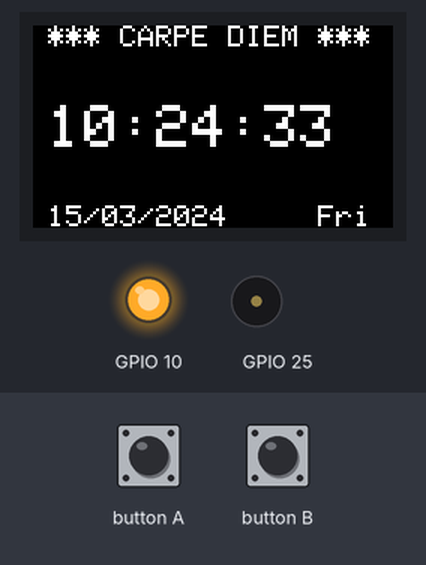
A sketch run on a simulated ESP32-S3. Parts: 240×135 colour display, output pins drawn as LEDs (lit = HIGH), buzzer (waves = sounding). Inputs (shaded band) come from the test bench. WiFi joins after 1.5 s; servers stay silent unless stated; the local clock reads 2024-03-15 10:24:30 at power-on unless the sketch sets it; what the sketch prints to the serial monitor is not drawn.

Above: at 3.9 s.
4.0 s: button A pressed for 1.05 s
At 6.4 s:
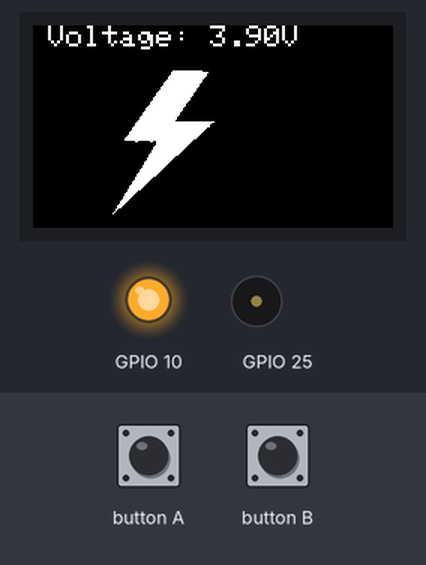
At 8.2 s:
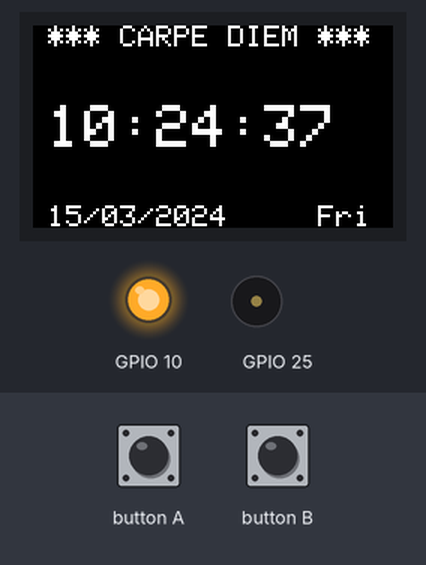
8.8 s: button B pressed for 1.05 s
At 12.0 s:
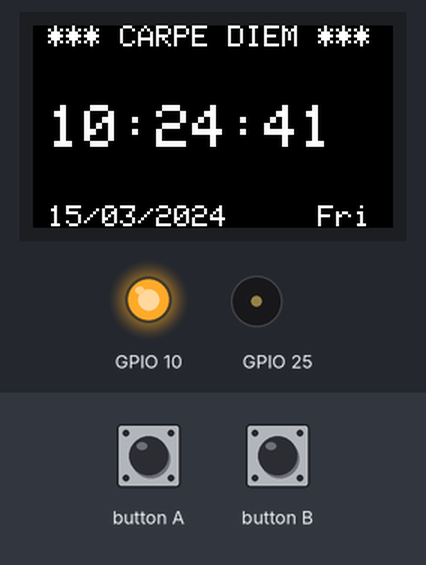
Timing chart, 0 to 13.5 s (numbered marks = the images above; inputs shaded):
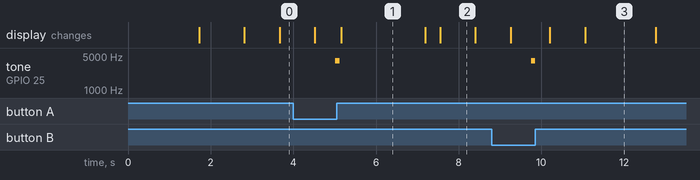

The sketch:

M5StickCPlus_Watch.ino
```cpp
#include <WiFi.h>
#include <time.h>
#include <M5StickCPlus.h>

// Set the initial brightness (Values 7-15)
int brightness = 7;

// Thunder icon formatted as xbm
const unsigned char thunder_bits[] PROGMEM = {
   0x00, 0x00, 0x00, 0x00, 0x00, 0xf8, 0xff, 0x7f, 0x00, 0x00, 0x00, 0x00,
   0x00, 0x00, 0xfc, 0xff, 0xff, 0x07, 0x00, 0x00, 0x00, 0x00, 0x00, 0xfc,
   0xff, 0xff, 0x03, 0x00, 0x00, 0x00, 0x00, 0x00, 0xfe, 0xff, 0xff, 0x03,
   0x00, 0x00, 0x00, 0x00, 0x00, 0xff, 0xff, 0xff, 0x01, 0x00, 0x00, 0x00,
   0x00, 0x00, 0xff, 0xff, 0xff, 0x00, 0x00, 0x00, 0x00, 0x00, 0x80, 0xff,
   0xff, 0x7f, 0x00, 0x00, 0x00, 0x00, 0x00, 0xc0, 0xff, 0xff, 0x7f, 0x00,
   0x00, 0x00, 0x00, 0x00, 0xe0, 0xff, 0xff, 0x3f, 0x00, 0x00, 0x00, 0x00,
   0x00, 0xe0, 0xff, 0xff, 0x1f, 0x00, 0x00, 0x00, 0x00, 0x00, 0xf0, 0xff,
   0xff, 0x1f, 0x00, 0x00, 0x00, 0x00, 0x00, 0xf8, 0xff, 0xff, 0x0f, 0x00,
   0x00, 0x00, 0x00, 0x00, 0xf8, 0xff, 0xff, 0x07, 0x00, 0x00, 0x00, 0x00,
   0x00, 0xfc, 0xff, 0xff, 0x07, 0x00, 0x00, 0x00, 0x00, 0x00, 0xfe, 0xff,
   0xff, 0x03, 0x00, 0x00, 0x00, 0x00, 0x00, 0xff, 0xff, 0xff, 0x01, 0x00,
   0x00, 0x00, 0x00, 0x00, 0xff, 0xff, 0xff, 0x01, 0x00, 0x00, 0x00, 0x00,
   0x80, 0xff, 0xff, 0xff, 0x00, 0x00, 0x00, 0x00, 0x00, 0xc0, 0xff, 0xff,
   0x7f, 0x00, 0x00, 0x00, 0x00, 0x00, 0xc0, 0xff, 0xff, 0x7f, 0x00, 0x00,
   0x00, 0x00, 0x00, 0xe0, 0xff, 0xff, 0x3f, 0x00, 0x00, 0x00, 0x00, 0x00,
   0xf0, 0xff, 0xff, 0x1f, 0x00, 0x00, 0x00, 0x00, 0x00, 0xf0, 0xff, 0xff,
   0x0f, 0x00, 0x00, 0x00, 0x00, 0x00, 0xf8, 0xff, 0xff, 0x0f, 0x00, 0x00,
   0x00, 0x00, 0x00, 0xfc, 0xff, 0xff, 0x07, 0x00, 0x00, 0x00, 0x00, 0x00,
   0xfe, 0xff, 0xff, 0x03, 0x00, 0x00, 0x00, 0x00, 0x00, 0xfe, 0xff, 0xff,
   0x03, 0x00, 0x00, 0x00, 0x00, 0x00, 0xff, 0xff, 0xff, 0x01, 0x00, 0x00,
   0x00, 0x00, 0x80, 0xff, 0xff, 0xff, 0x00, 0x00, 0x00, 0x00, 0x00, 0x80,
   0xff, 0xff, 0xff, 0x00, 0x00, 0x00, 0x00, 0x00, 0xc0, 0xff, 0xff, 0x7f,
   0x00, 0x00, 0x00, 0x00, 0x00, 0xe0, 0xff, 0xff, 0x3f, 0x00, 0x00, 0x00,
   0x00, 0x00, 0xe0, 0xff, 0xff, 0x3f, 0x00, 0x00, 0x00, 0x00, 0x00, 0xf0,
   0xff, 0xff, 0x1f, 0x00, 0x00, 0x00, 0x00, 0x00, 0xf8, 0xff, 0xff, 0xff,
   0xff, 0xff, 0x7f, 0x00, 0x00, 0xfc, 0xff, 0xff, 0xff, 0xff, 0xff, 0x1f,
   0x00, 0x00, 0xfc, 0xff, 0xff, 0xff, 0xff, 0xff, 0x0f, 0x00, 0x00, 0xfe,
   0xff, 0xff, 0xff, 0xff, 0xff, 0x0f, 0x00, 0x00, 0xff, 0xff, 0xff, 0xff,
   0xff, 0xff, 0x03, 0x00, 0x00, 0xff, 0xff, 0xff, 0xff, 0xff, 0xff, 0x01,
   0x00, 0x80, 0xff, 0xff, 0xff, 0xff, 0xff, 0xff, 0x00, 0x00, 0xc0, 0xff,
   0xff, 0xff, 0xff, 0xff, 0x7f, 0x00, 0x00, 0xc0, 0xff, 0xff, 0xff, 0xff,
   0xff, 0x3f, 0x00, 0x00, 0xe0, 0xff, 0xff, 0xff, 0xff, 0xff, 0x1f, 0x00,
   0x00, 0xf0, 0xff, 0xff, 0xff, 0xff, 0xff, 0x0f, 0x00, 0x00, 0xf8, 0xff,
   0xff, 0xff, 0xff, 0xff, 0x07, 0x00, 0x00, 0xf8, 0xff, 0xff, 0xff, 0xff,
   0xff, 0x01, 0x00, 0x00, 0x00, 0x0c, 0x30, 0xff, 0xff, 0xff, 0x00, 0x00,
   0x00, 0x00, 0x00, 0x00, 0xff, 0xff, 0x7f, 0x00, 0x00, 0x00, 0x00, 0x00,
   0x00, 0xff, 0xff, 0x3f, 0x00, 0x00, 0x00, 0x00, 0x00, 0x80, 0xff, 0xff,
   0x1f, 0x00, 0x00, 0x00, 0x00, 0x00, 0xc0, 0xff, 0xff, 0x0f, 0x00, 0x00,
   0x00, 0x00, 0x00, 0xc0, 0xff, 0xff, 0x07, 0x00, 0x00, 0x00, 0x00, 0x00,
   0xe0, 0xff, 0xff, 0x03, 0x00, 0x00, 0x00, 0x00, 0x00, 0xe0, 0xff, 0xff,
   0x01, 0x00, 0x00, 0x00, 0x00, 0x00, 0xf0, 0xff, 0xff, 0x00, 0x00, 0x00,
   0x00, 0x00, 0x00, 0xf8, 0xff, 0x7f, 0x00, 0x00, 0x00, 0x00, 0x00, 0x00,
   0xf8, 0xff, 0x1f, 0x00, 0x00, 0x00, 0x00, 0x00, 0x00, 0xfc, 0xff, 0x0f,
   0x00, 0x00, 0x00, 0x00, 0x00, 0x00, 0xfc, 0xff, 0x07, 0x00, 0x00, 0x00,
   0x00, 0x00, 0x00, 0xfe, 0xff, 0x03, 0x00, 0x00, 0x00, 0x00, 0x00, 0x00,
   0xff, 0xff, 0x01, 0x00, 0x00, 0x00, 0x00, 0x00, 0x00, 0xff, 0xff, 0x00,
   0x00, 0x00, 0x00, 0x00, 0x00, 0x80, 0xff, 0x7f, 0x00, 0x00, 0x00, 0x00,
   0x00, 0x00, 0x80, 0xff, 0x3f, 0x00, 0x00, 0x00, 0x00, 0x00, 0x00, 0xc0,
   0xff, 0x1f, 0x00, 0x00, 0x00, 0x00, 0x00, 0x00, 0xe0, 0xff, 0x0f, 0x00,
   0x00, 0x00, 0x00, 0x00, 0x00, 0xe0, 0xff, 0x07, 0x00, 0x00, 0x00, 0x00,
   0x00, 0x00, 0xf0, 0xff, 0x03, 0x00, 0x00, 0x00, 0x00, 0x00, 0x00, 0xf8,
   0xff, 0x01, 0x00, 0x00, 0x00, 0x00, 0x00, 0x00, 0xf8, 0xff, 0x00, 0x00,
   0x00, 0x00, 0x00, 0x00, 0x00, 0xfc, 0x3f, 0x00, 0x00, 0x00, 0x00, 0x00,
   0x00, 0x00, 0xfc, 0x1f, 0x00, 0x00, 0x00, 0x00, 0x00, 0x00, 0x00, 0xfe,
   0x0f, 0x00, 0x00, 0x00, 0x00, 0x00, 0x00, 0x00, 0xff, 0x07, 0x00, 0x00,
   0x00, 0x00, 0x00, 0x00, 0x00, 0xff, 0x03, 0x00, 0x00, 0x00, 0x00, 0x00,
   0x00, 0x80, 0xff, 0x01, 0x00, 0x00, 0x00, 0x00, 0x00, 0x00, 0xc0, 0xff,
   0x00, 0x00, 0x00, 0x00, 0x00, 0x00, 0x00, 0xc0, 0x7f, 0x00, 0x00, 0x00,
   0x00, 0x00, 0x00, 0x00, 0xe0, 0x3f, 0x00, 0x00, 0x00, 0x00, 0x00, 0x00,
   0x00, 0xe0, 0x0f, 0x00, 0x00, 0x00, 0x00, 0x00, 0x00, 0x00, 0xf0, 0x07,
   0x00, 0x00, 0x00, 0x00, 0x00, 0x00, 0x00, 0xf8, 0x03, 0x00, 0x00, 0x00,
   0x00, 0x00, 0x00, 0x00, 0xf8, 0x01, 0x00, 0x00, 0x00, 0x00, 0x00, 0x00,
   0x00, 0xfc, 0x00, 0x00, 0x00, 0x00, 0x00, 0x00, 0x00, 0x00, 0x7c, 0x00,
   0x00, 0x00, 0x00, 0x00, 0x00, 0x00, 0x00, 0x3e, 0x00, 0x00, 0x00, 0x00,
   0x00, 0x00, 0x00, 0x00, 0x1f, 0x00, 0x00, 0x00, 0x00, 0x00, 0x00, 0x00,
   0x00, 0x0f, 0x00, 0x00, 0x00, 0x00, 0x00, 0x00, 0x00, 0x80, 0x07, 0x00,
   0x00, 0x00, 0x00, 0x00, 0x00, 0x00, 0xc0, 0x03, 0x00, 0x00, 0x00, 0x00,
   0x00, 0x00, 0x00, 0xc0, 0x01, 0x00, 0x00, 0x00, 0x00, 0x00, 0x00, 0x00,
   0x60, 0x00, 0x00, 0x00, 0x00, 0x00, 0x00, 0x00, 0x00, 0x20, 0x00, 0x00,
   0x00, 0x00, 0x00, 0x00, 0x00, 0x00, 0x10, 0x00, 0x00, 0x00, 0x00, 0x00,
   0x00, 0x00, 0x00, 0x08, 0x00, 0x00, 0x00, 0x00, 0x00, 0x00, 0x00, 0x00,
   0x00, 0x00, 0x00, 0x00, 0x00, 0x00, 0x00, 0x00, 0x00, 0x00, 0x00, 0x00,
   0x00, 0x00, 0x00, 0x00, 0x00, 0x00, 0x00, 0x00, 0x00, 0x00, 0x00, 0x00,
   0x00, 0x00, 0x00, 0x00, 0x00, 0x00, 0x00, 0x00, 0x00, 0x00, 0x00, 0x00 };

// Edit with your WiFi information
const char* ssid = "M5";
const char* password = "1234567890";

void Battery() {
  // Display the battery charge when the M5 button is pressed
  Serial.println("M5 Button pressed");
  M5.Beep.tone(4000);
  delay(100);
  M5.Beep.mute();
  float batteryVoltage = M5.Axp.GetBatVoltage();
  //int batteryPercentage = map(batteryVoltage, 3.0, 4.2, 0, 100);  //Display as a percentage.
  Serial.print("Battery voltage: ");
  Serial.println(batteryVoltage);
  M5.Lcd.fillScreen(TFT_BLACK);
  M5.Lcd.setTextSize(2);
  M5.Lcd.setCursor(10, 0);
  M5.Lcd.print("Voltage: ");
  M5.Lcd.print(batteryVoltage);
  M5.Lcd.print("V");
  M5.Lcd.drawXBitmap(50, 30, thunder_bits, 72, 100, TFT_WHITE);
  M5.update(); // Update the screen
  delay(2000);
  M5.Lcd.fillScreen(TFT_BLACK);
}

void Dimmer() {
  // Adjust the screen brightness when the B button is pressed
  Serial.println("B Button pressed");
  M5.Beep.tone(4000);
  delay(100);
  M5.Beep.mute();
  brightness += 2;
  if (brightness > 14) brightness = 7;
  M5.Axp.ScreenBreath(brightness);
}

void setup() {
  Serial.begin(115200);
  M5.begin();
  pinMode(10, OUTPUT);
  delay(500);
  digitalWrite (10, HIGH); // This line turns off the internal LED. ESP pins work backwards?
  M5.Lcd.setRotation(3); // Flip the screen 180 degrees
  M5.Lcd.fillScreen(TFT_BLACK);
  M5.Axp.ScreenBreath(brightness);


  // Connect to WiFi
  WiFi.begin(ssid, password);
  while (WiFi.status() != WL_CONNECTED) {
    delay(1000);
    M5.Lcd.fillScreen(TFT_BLACK);
    M5.Lcd.setTextSize(1);
    M5.Lcd.setCursor(10, 20);
    M5.Lcd.println("Connecting to WiFi...");
    Serial.println("Connecting to WiFi...");
  }

  M5.Lcd.print("WiFi connected");
  Serial.println("WiFi connected");

  // Sync time with NTP server
  configTime(-6 * 3600, 0, "pool.ntp.org"); // Set the GMT offset to -6
  M5.Lcd.print("Time synced with NTP server");
  Serial.println("Time synced with NTP server");

  // Wait for time to be set
  while (time(nullptr) < 1631952000) {
    delay(1000);
    M5.Lcd.print("Waiting for time to be set...");
    Serial.println("Waiting for time to be set...");
  }

  // Clear the screen
  M5.Lcd.fillScreen(TFT_BLACK);
}

void loop() {
  // Display text at the top of the screen
  M5.Lcd.setCursor(10, 0);
  M5.Lcd.setTextColor(TFT_WHITE, TFT_BLACK);
  M5.Lcd.setTextSize(2);
  M5.Lcd.print("*** CARPE DIEM ***");

  M5.Lcd.setCursor(10, 53);
  M5.Lcd.setTextSize(4);

  // Get the current time and date
  time_t now = time(nullptr);
  struct tm timeinfo;
  localtime_r(&now, &timeinfo);

  // Format and display the time
  char timeStr[10];
  sprintf(timeStr, "%02d:%02d:%02d", timeinfo.tm_hour, timeinfo.tm_min, timeinfo.tm_sec);
  M5.Lcd.print(timeStr);

  // Format and display the date and day of the week
  char dateStr[11];
  strftime(dateStr, sizeof(dateStr), "%d/%m/%Y", &timeinfo);
  M5.Lcd.setCursor(10, 120);
  M5.Lcd.setTextSize(2);
  M5.Lcd.print(dateStr);

  char dayStr[4];
  strftime(dayStr, sizeof(dayStr), "%a", &timeinfo);
  M5.Lcd.setCursor(190, 120);
  M5.Lcd.setTextSize(2);
  M5.Lcd.print(dayStr);

  // Beep twice every hour and turn on the LED
  if (timeinfo.tm_min == 0 && timeinfo.tm_sec == 0) {
    if (timeinfo.tm_hour == 0 || timeinfo.tm_hour == 12) {
      // For midnight and noon, beep 3 times
      for (int i = 0; i < 3; i++) {
        M5.Beep.tone(4000, 100);
        delay(100);
        M5.Beep.mute();
        digitalWrite(10, LOW);
        delay(500);
        digitalWrite(10, HIGH);// Turn off the LED
        delay(500);
      }
    } else {
      // For other hours, beep twice
      for (int i = 0; i < 2; i++) {
        M5.Beep.tone(4000, 100);
        delay(100);
        M5.Beep.mute();
        digitalWrite(10, LOW);
        delay(500);
        digitalWrite(10, HIGH);
        delay(500);
      }
    }
  }

  // Beep every quarter hour and turn on the LED
  else if (timeinfo.tm_min % 15 == 0 && timeinfo.tm_sec == 0) {
    M5.Beep.tone(4000, 100);
    delay(100);
    M5.Beep.mute();
    digitalWrite(10, LOW);
    delay(500);
    digitalWrite(10, HIGH);
    delay(500);
  }
  else {
    digitalWrite(10, HIGH);
    delay(500);
  }

    // Alarm at 9:40 am
    if (timeinfo.tm_hour == 9 && timeinfo.tm_min == 40 && timeinfo.tm_sec == 0) {
    for (int i = 0; i < 9; i++)
    M5.Beep.tone(4000, 100);
    delay(100);
    M5.Beep.mute();
    digitalWrite(10, LOW);
    delay(333);
    digitalWrite(10, HIGH);
    delay(333);
  }

  if (M5.BtnA.wasPressed()) Battery();
  if (M5.BtnB.wasPressed()) Dimmer();
  M5.update();

  delay(333); // Update the display and check the time every third of a second
}
```

Measured:
- after the input at 4.0 s, tone on GPIO 25: silent → 4000 Hz after 1.0 s, → silent 0.10 s later; the display: first differs from a run without the input after 1.2 s (image 1)
- after the input at 8.8 s, tone on GPIO 25: silent → 4000 Hz after 0.96 s, → silent 0.10 s later
- what the display in image 1 shows lasts 2.0 s, from 5.2 s to 7.2 s
- what the display in image 2 shows lasts 0.9 s, from 7.5 s to 8.4 s
